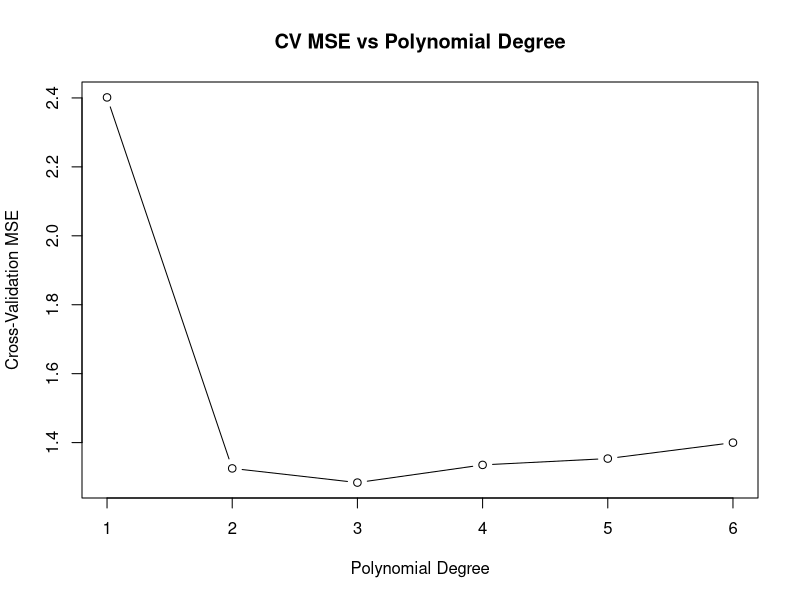

Recreate this plot in R.
# Assignment 4 - Tommy Stell

# Question 2_0

# the model: Y = beta0 + beta1*X1 + beta2*X^2 + epsilon
# epislon ~ N(0, sigma^2)
# x_i ~ Unif(-2,2)
# beta0 = 1, beta1 = 2, beta2 = -1

Q2_model <- function(n, beta0 = 1, beta1 = 2, beta2 = -1, sigma = 1) {
    X1 <- runif(n, min = -2, max = 2)
    epsilon <- rnorm(n, mean = 0, sd = sigma)
    Y <- beta0 + beta1 * X1 + beta2 * (X1^2) + epsilon
    data.frame(X1 = X1, Y = Y)
}

# question 2.a

Q2_observations <- Q2_model(60)

Q2_poly_degree <- c(1, 2, 3, 4, 5, 6)

Q2_CV <- function(data, degrees, k = 5) {
    n <- nrow(data)
    folds <- sample(rep(1:k, length.out = n))
    cv_errors <- numeric(length(degrees))

    for (d in seq_along(degrees)) {
        degree <- degrees[d]
        fold_errors <- numeric(k)

        for (fold in 1:k) {
            train_data <- data[folds != fold, ]
            test_data <- data[folds == fold, ]

            model <- lm(Y ~ poly(X1, degree), data = train_data)
            predictions <- predict(model, newdata = test_data)
            fold_errors[fold] <- mean((test_data$Y - predictions)^2)
        }

        cv_errors[d] <- mean(fold_errors)
    }

    names(cv_errors) <- paste0("Degree_", degrees)
    return(cv_errors)
}

# Question 2.b

Q2_plot_CV_errors <- function(cv_errors) {
    plot(as.numeric(sub("Degree_", "", names(cv_errors))), cv_errors,
        type = "b",
        xlab = "Polynomial Degree", ylab = "Cross-Validation MSE",
        main = "CV MSE vs Polynomial Degree"
    )
}

# Question 2.c

Q2_train_test_split <- function(data, train_frac = 0.7) {
    n <- nrow(data)
    train_indices <- sample(1:n, size = floor(train_frac * n))
    train_data <- data[train_indices, ]
    test_data <- data[-train_indices, ]
    list(train = train_data, test = test_data)
}

Q2_MSE <- function(train_data, test_data, degree) {
    model <- lm(Y ~ poly(X1, degree), data = train_data)
    predictions <- predict(model, newdata = test_data)
    mean((test_data$Y - predictions)^2)
}

Q2_main <- function() {
    data <- Q2_model(60)

    cv_errors <- Q2_CV(data, Q2_poly_degree)
    print(cv_errors)

    Q2_plot_CV_errors(cv_errors)

    splits <- Q2_train_test_split(data)
    train_data <- splits$train
    test_data <- splits$test

    test_MSEs <- sapply(Q2_poly_degree, function(d) {
        Q2_MSE(train_data, test_data, d)
    })

    names(test_MSEs) <- paste0("Degree_", Q2_poly_degree)
    print(test_MSEs)
}

Q2_main()

# question 3.b

Q3_n <- 40
Q3_p <- 3
Q3_sigma <- 1

Q3_X <- matrix(rnorm(Q3_n * Q3_p), nrow = Q3_n, ncol = Q3_p)
Q3_data <- data.frame(y = rnorm(Q3_n, sd = Q3_sigma), Q3_X)

Q3_fit_model <- function(data) {
    model <- lm(y ~ ., data = data)
    summary(model)
}

Q3_X_matrix <- model.matrix(lm(y ~ ., data = Q3_data))

Q3_H <- Q3_X_matrix %*% solve(t(Q3_X_matrix) %*% Q3_X_matrix) %*% t(Q3_X_matrix)

h <- diag(Q3_H)

Q3_shortcut_LOOCV <- function(data, h) {
    n <- nrow(data)
    model <- lm(y ~ ., data = data)
    residuals <- resid(model)
    loo_cv_errors <- (residuals / (1 - h))^2
    mean(loo_cv_errors)
}

Q3_refitting_LOOCV <- function(data) {
    n <- nrow(data)
    loo_cv_errors <- numeric(n)

    for (i in 1:n) {
        train_data <- data[-i, ]
        test_data <- data[i, , drop = FALSE]

        model <- lm(y ~ ., data = train_data)
        prediction <- predict(model, newdata = test_data)

        loo_cv_errors[i] <- (test_data$y - prediction)^2
    }

    mean(loo_cv_errors)
}

Q3_main <- function() {
    fit_summary <- Q3_fit_model(Q3_data)
    print(fit_summary)

    time_shortcut_start <- Sys.time()
    loocv_shortcut_mse <- Q3_shortcut_LOOCV(Q3_data, h)
    time_shortcut_end <- Sys.time()
    time_refit_start <- Sys.time()
    loocv_refit_mse <- Q3_refitting_LOOCV(Q3_data)
    time_refit_end <- Sys.time()

    absolute_difference <- abs(loocv_shortcut_mse - loocv_refit_mse)

    print(paste("LOOCV MSE (Shortcut):", loocv_shortcut_mse))
    print(paste("LOOCV MSE (Refitting):", loocv_refit_mse))
    print(paste("Absolute Difference:", absolute_difference))
    print(paste("Time taken (Shortcut):", time_shortcut_end - time_shortcut_start))
    print(paste("Time taken (Refitting):", time_refit_end - time_refit_start))
}

Q3_main()

# question 4.b

# X_1, ... X_n ~ N(0,1)
# estimate the error of the sample median

Q4_sample_median_error <- function(n = 50, B = 2000) {
    medians <- numeric(B)

    for (b in 1:B) {
        sample_data <- rnorm(n)
        medians[b] <- median(sample_data)
    }

    median_estimate <- mean(medians)
    temp <- mean((medians - median_estimate)^2)

    MSE_bootstrap <- ((1/(B-1)) * sum((medians - median_estimate)^2))^0.5

    list(median_estimate = median_estimate, mse = MSE_bootstrap)
}

Q4_compute_theoretical <- function(n = 50, mu = 0, sigma = 1) {
    f_mu <- 1 / (2 * pi)^0.5
    theoretical <- 1 / (2 * (n^0.5) * f_mu)
    return(theoretical)
}

Q4_compare_errors <- function() {
    n <- 50
    B <- 2000

    sim_results <- Q4_sample_median_error(n, B)
    theoretical_mse <- Q4_compute_theoretical(n)

    print(paste("Simulated Median Estimate:", sim_results$median_estimate))
    print(paste("Simulated MSE:", sim_results$mse))
    print(paste("Theoretical MSE:", theoretical_mse))
}

Q4_compare_errors()

# question 5

# theta_hat = max(X_1, ... X_n), X_i ~ Unif(0, 1)

# question 5.b

Q5_n <- 30

Q5_true_theta <- function(n) {
    n / (n + 1)
}

Q5_true_var <- function(n) {
    n / ((n + 1)^2 * (n + 2))
}

Q5_simulate_theta_hat <- function(n, B = 10000) {
    theta_hats <- numeric(B)

    for (b in 1:B) {
        sample_data <- runif(n, min = 0, max = 1)
        theta_hats[b] <- max(sample_data)
    }

    mean_theta_hat <- mean(theta_hats)
    var_theta_hat <- var(theta_hats)

    list(mean_theta_hat = mean_theta_hat, var_theta_hat = var_theta_hat)
}

Q5_main <- function() {
    n <- Q5_n
    B <- 10000

    sim_results <- Q5_simulate_theta_hat(n, B)
    true_theta <- Q5_true_theta(n)
    true_var <- Q5_true_var(n)

    print(paste("Simulated E[theta_hat]:", sim_results$mean_theta_hat))
    print(paste("True E[theta_hat]:", true_theta))
    print(paste("Simulated Var(theta_hat):", sim_results$var_theta_hat))
    print(paste("True Var(theta_hat):", true_var))
}

Q5_main()
